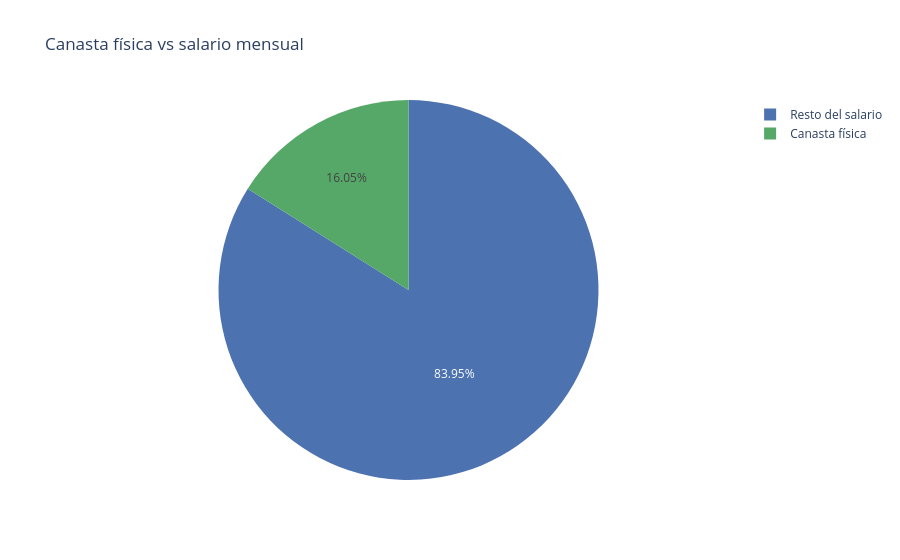
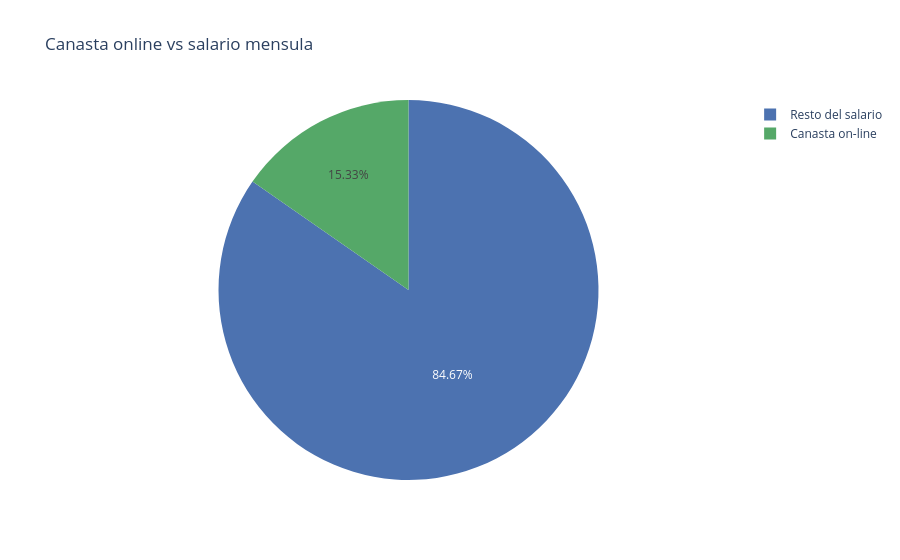

Here is the notebook cell these charts were saved with, in order:
### Markdown cell above
## Impacto Salarial de la Compra Mensual
- escribir texto

### Code cell
import plotly.express as px
import datos_static 
# tus valores ya existen
canasta_off = [datos_static.precio_canasta_off, datos_static.salario_medio - datos_static.precio_canasta_off]
labels_off  = ["Canasta física", "Resto del salario"]

fig_off = px.pie(values=canasta_off, names=labels_off,
            title="Canasta física vs salario mensual",
            color_discrete_sequence=["#4c72b0","#55a868"])
fig_off.update_traces(
    texttemplate="%{percent:.2%}"
)
fig_off.show()

canasta_on = [datos_static.precio_canasta_on, datos_static.salario_medio - datos_static.precio_canasta_on]
labels_on = ["Canasta on-line", "Resto del salario"]

fig_on = px.pie(values=canasta_on, names=labels_on,
                title="Canasta online vs salario mensula", 
                color_discrete_sequence=["#4c72b0","#55a868"])
fig_on.update_traces(
    texttemplate="%{percent:.2%}"
)
fig_on.show()

### Figure 1 — Plotly figure (JSON) as saved in the notebook; plotly's stock layout.template omitted (floating-point values rounded to 4 significant figures)
{"data": [{"domain": {"x": [0, 1], "y": [0, 1]}, "hovertemplate": "label=%{label}<br>value=%{value}<extra></extra>", "labels": ["Canasta física", "Resto del salario"], "legendgroup": "", "name": "", "showlegend": true, "texttemplate": "%{percent:.2%}", "type": "pie", "values": [1248.0, 6529.0]}], "layout": {"legend": {"tracegroupgap": 0}, "piecolorway": ["#4c72b0", "#55a868"], "title": {"text": "Canasta física vs salario mensual"}}}

### Figure 2 — Plotly figure (JSON) as saved in the notebook; plotly's stock layout.template omitted (floating-point values rounded to 4 significant figures)
{"data": [{"domain": {"x": [0, 1], "y": [0, 1]}, "hovertemplate": "label=%{label}<br>value=%{value}<extra></extra>", "labels": ["Canasta on-line", "Resto del salario"], "legendgroup": "", "name": "", "showlegend": true, "texttemplate": "%{percent:.2%}", "type": "pie", "values": [1192.0, 6585.0]}], "layout": {"legend": {"tracegroupgap": 0}, "piecolorway": ["#4c72b0", "#55a868"], "title": {"text": "Canasta online vs salario mensula"}}}
